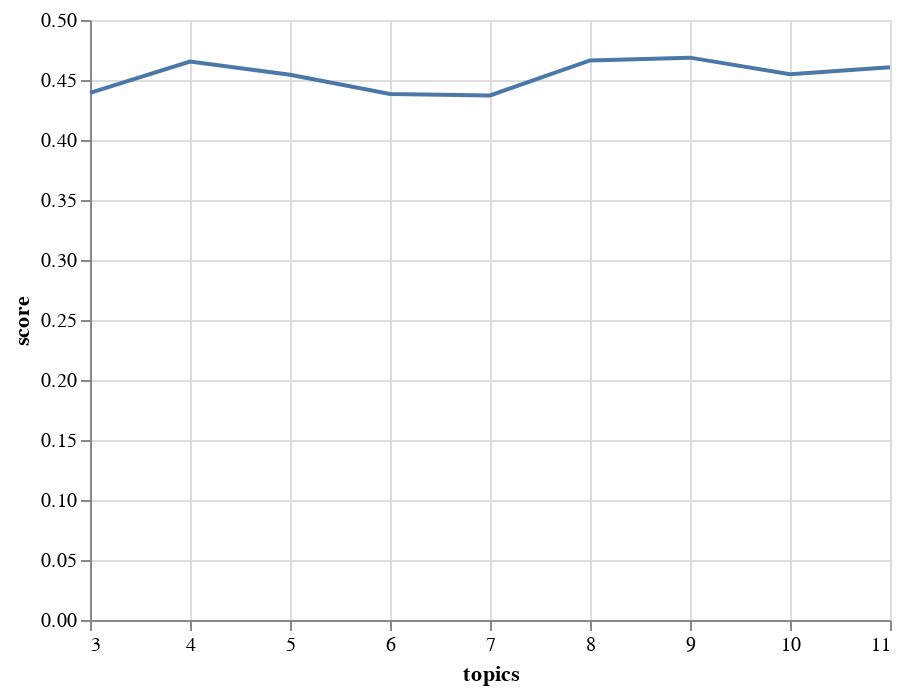

Notebook code cell kept with this figure:
### Code cell
def get_lda_model(papers, num_topics=6, passes=4):
    dictionary = gensim.corpora.Dictionary(papers.index_tokens)
    corpus =  [dictionary.doc2bow(text) for text in papers.index_tokens]
    lda_model = LdaMulticore(corpus, num_topics=num_topics, id2word=dictionary, passes=passes)
    return lda_model

### Figure 1 — Vega-Lite specification as saved in the notebook (floating-point values rounded to 4 significant figures)
{"config": {"view": {"continuousWidth": 400, "continuousHeight": 300}}, "data": {"name": "data-1b587ce72e5038b0cb1c90e950d0faa4"}, "mark": "line", "encoding": {"x": {"type": "quantitative", "field": "topics"}, "y": {"type": "quantitative", "field": "score"}}, "$schema": "https://vega.github.io/schema/vega-lite/v4.0.2.json", "datasets": {"data-1b587ce72e5038b0cb1c90e950d0faa4": [{"score": 0.4392, "topics": 3}, {"score": 0.4654, "topics": 4}, {"score": 0.4544, "topics": 5}, {"score": 0.4384, "topics": 6}, {"score": 0.4371, "topics": 7}, {"score": 0.4663, "topics": 8}, {"score": 0.4686, "topics": 9}, {"score": 0.4548, "topics": 10}, {"score": 0.4605, "topics": 11}]}}
